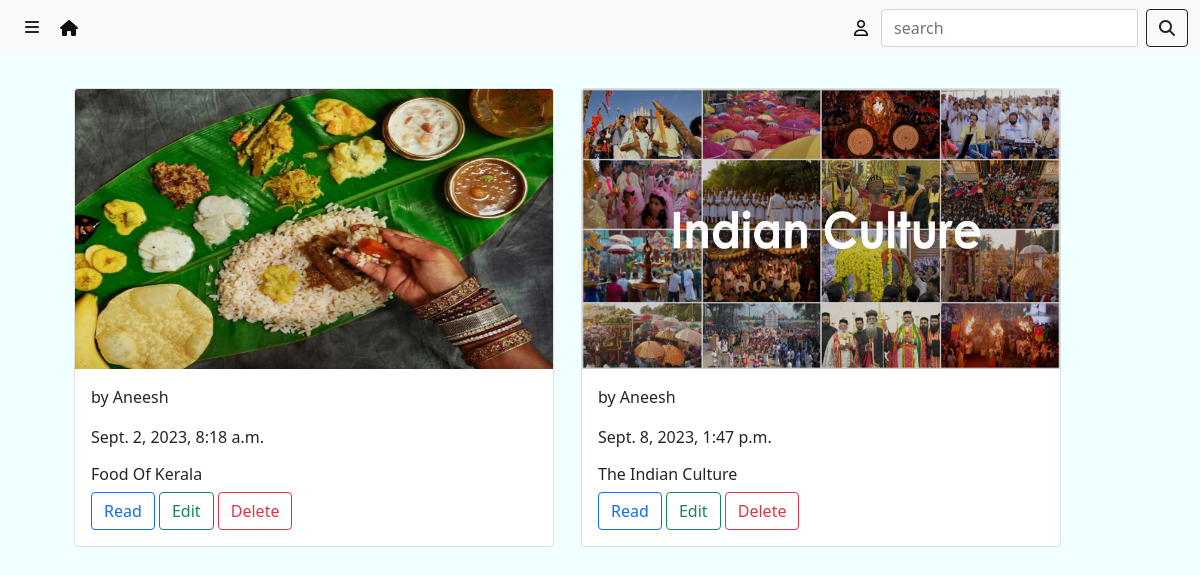
The page /bloglist/ (signed in) on the database its author committed.
### application/models.py (models this page shows, shortened)
class Blog(models.Model):
    title=models.CharField(max_length=200,unique=True)
    user=models.ForeignKey(User,on_delete=models.CASCADE)
    img=models.ImageField(upload_to='img',null=True,blank=True)
    author=models.CharField(max_length=20)
    content=models.TextField()
    created=models.DateTimeField(auto_now_add=True)
    updated=models.DateTimeField(auto_now=True)

### application/views.py (the view)
# urls.py: path('bloglist/',views.bloglist,name='bloglist'),
@login_required
def bloglist(request):
    user=request.user
    b=Blog.objects.filter(user=user)
    return render(request,'bloglist.html',{'b':b})

### templates/bloglist.html
{% extends 'appbase.html' %}
{% load static %}
{% block content %}
<div class="container">
  <div class="row">
    {% for i in b %}
    <div class="col-md-5 m-3">
    <div class="card m-3" style="width:30rem;">
  <img src="{{i.img.url}}" class="card-img-top" style="height:280px;width:100%">
  <div class="card-body">
    <p class="card-text">by {{i.author}}</p>
    <p>{{i.created}}</p>
    <h6>{{i.title}}</h6>
    <a class="btn btn-outline-primary" href="{% url 'application:read' i.id %}">Read</a>
      <a class="btn btn-outline-success" href="{% url 'application:edit' i.id %}">Edit</a>
      <a class="btn btn-outline-danger" href="{% url 'application:delete' i.id %}">Delete</a>
  </div>
</div>
</div>
    {% endfor %}
  </div>
</div>
{% endblock %}

### static/css/style1.css (style rules this page uses)
body { background:Azure }

### rows shown on the page
Blog: img (picture), author "Aneesh", created "Sept. 2, 2023, 8:18 a.m.", title "Food Of Kerala"
Blog: img (picture), author "Aneesh", created "Sept. 8, 2023, 1:47 p.m.", title "The Indian Culture"
